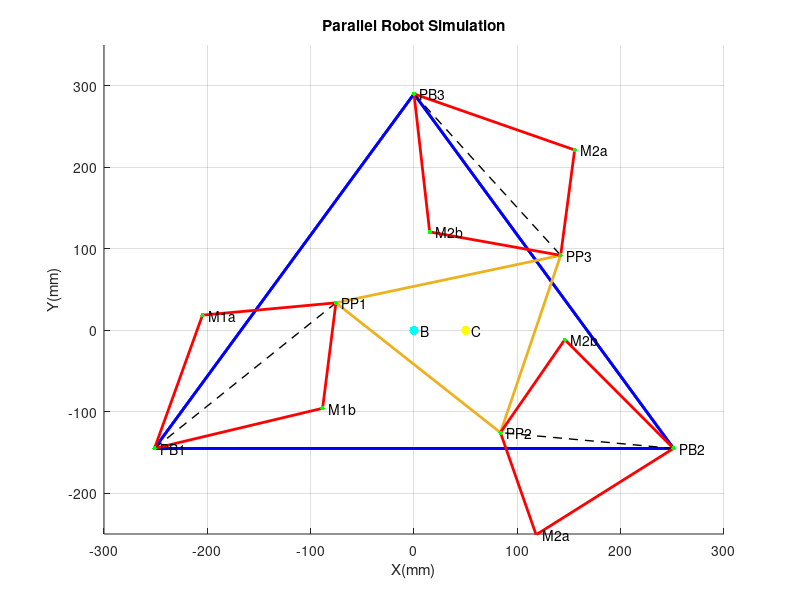

Recreate this plot in MATLAB. (Note: this script raises an error after producing the figure.)
%%%%%%%%%%%%%%%%%%%%%%%%%%%%%%%%%%%%%%%%%%%%%%
%%%%   Robotic Fundamentals Coursework    %%%%
%%%% Programmed by Dong Shichao(12034357) %%%%
%%%%           December 2016              %%%% 
%%%%%%%%%%%%%%%%%%%%%%%%%%%%%%%%%%%%%%%%%%%%%%

clc
clear all
close all

global rad2deg deg2rad inch2mm SA L r_plt r_base Cx Cy Alpha 
global Bx By PB1x PB1y PB2x PB2y PB3x PB3y PP1x PP1y PP2x PP2y PP3x PP3y theta1 theta2 theta3 d1 d2 d3 dmax dmin
global beta1 beta2 beta3 gamma1a gamma1b gamma2a gamma2b gamma3a gamma3b 
global M1ax M1ay M2ax M2ay M3ax M3ay M1bx M1by M2bx M2by M3bx M3by

deg2rad = pi/180; %convert degrees to rads
rad2deg = 180/pi; %convert rads to degrees
inch2mm = 25.4;

%% Program options
PlotLinks = 1;
PlotWorkspace = 0;
executePath = 1;

if (PlotWorkspace==1||executePath~=0)
    PlotLinks = 0;
end
%% Input variables
Cx = 0; % in mm 
Cy = 0; % in mm
Alpha = 0; % angle of platform relative to base

%% Fixed variables
SA = 170; % in mm
L = 130; % in mm
r_plt = 130; % in mm
r_base = 290; % in mm

%% Assign CB as coodinate orgin
Bx = 0; %base center
By = 0; %base center
PB1x = -r_base*cos(30*deg2rad);
PB1y = -r_base*sin(30*deg2rad);
PB2x = r_base*cos(30*deg2rad);
PB2y = -r_base*sin(30*deg2rad);
PB3x = 0;
PB3y = r_base;

%% Derived variables

PP1x = Cx-r_plt*cos((30+Alpha)*deg2rad);
PP1y = Cy-r_plt*sin((30+Alpha)*deg2rad);
PP2x = Cx+r_plt*cos((30-Alpha)*deg2rad);
PP2y = Cy-r_plt*sin((30-Alpha)*deg2rad);
PP3x = Cx-r_plt*sin(Alpha*deg2rad);
PP3y = Cy+r_plt*cos(Alpha*deg2rad);

theta1 = atan2((PP1y-PB1y),(PP1x-PB1x))*rad2deg;
theta2 = 60-(atan2((PP2y-PB2y),(PB2x-PP2x))*rad2deg)+120;
theta3 = 30-(atan2((PB3x-PP3x),(PB3y-PP3y))*rad2deg)+240;

d1 = +sqrt((PP1y-PB1y)^2+(PP1x-PB1x)^2);
d2 = +sqrt((PP2y-PB2y)^2+(PP2x-PB2x)^2);
d3 = +sqrt((PP3y-PB3y)^2+(PP3x-PB3x)^2);

dmax = SA+L;
dmin = SA-L;

%% Solve Inverse Kinematics
if PlotWorkspace ~= 1
    if (d1<=dmax && d1>=dmin && d2<=dmax && d2>=dmin && d3<=dmax && d3>=dmin)
cos_beta1 = ((d1^2)+SA^2-(L^2))/(2*d1*SA); %from cosine law L^2=d1^2+SA^2-2*d1*SA*cos_beta;
sin_beta1 = +sqrt(1-(cos_beta1^2)); % based on sinx^2+cosx^2=1;
beta1 = atan2(sin_beta1,cos_beta1)*rad2deg;
gamma1a = theta1+beta1;
gamma1b = theta1-beta1;
M1ax = PB1x+SA*cos(gamma1a*deg2rad);
M1ay = PB1y+SA*sin(gamma1a*deg2rad);
M1bx = PB1x+SA*cos(gamma1b*deg2rad);
M1by = PB1y+SA*sin(gamma1b*deg2rad);

cos_beta2 = ((d2^2)+SA^2-(L^2))/(2*d2*SA); %from cosine law L^2=d1^2+SA^2-2*d1*SA*cos_beta;
sin_beta2 = +sqrt(1-(cos_beta2^2)); % based on sinx^2+cosx^2=1;
beta2 = atan2(sin_beta2,cos_beta2)*rad2deg;
gamma2a = theta2+beta2;
gamma2b = theta2-beta2;
M2ax = PB2x+SA*cos(gamma2a*deg2rad);
M2ay = PB2y+SA*sin(gamma2a*deg2rad);
M2bx = PB2x+SA*cos(gamma2b*deg2rad);
M2by = PB2y+SA*sin(gamma2b*deg2rad);

cos_beta3 = ((d3^2)+SA^2-(L^2))/(2*d3*SA); %from cosine law L^2=d1^2+SA^2-2*d1*SA*cos_beta;
sin_beta3 = +sqrt(1-(cos_beta3^2)); % based on sinx^2+cosx^2=1;
beta3 = atan2(sin_beta3,cos_beta3)*rad2deg;
gamma3a = theta3+beta3;
gamma3b = theta3-beta3;
M3ax = PB3x+SA*cos(gamma3a*deg2rad);
M3ay = PB3y+SA*sin(gamma3a*deg2rad);
M3bx = PB3x+SA*cos(gamma3b*deg2rad);
M3by = PB3y+SA*sin(gamma3b*deg2rad);

%Verification Process 
%verify if calculatd length of the side of platform are equal with others
plt_side1 = +sqrt((PP1y-PP2y)^2+(PP1x-PP2x)^2); 
plt_side2 = +sqrt((PP2y-PP3y)^2+(PP2x-PP3x)^2); 
plt_side3 = +sqrt((PP3y-PP1y)^2+(PP3x-PP1x)^2);
%verify if calculated L1 is 130
L1a = +sqrt((PP1y-M1ay)^2+(PP1x-M1ax)^2); 
L1b = +sqrt((PP1y-M1by)^2+(PP1x-M1bx)^2); 
L2a = +sqrt((PP2y-M2ay)^2+(PP2x-M2ax)^2); 
L2b = +sqrt((PP2y-M2by)^2+(PP2x-M2bx)^2); 
L3a = +sqrt((PP3y-M3ay)^2+(PP3x-M3ax)^2);
L3b = +sqrt((PP3y-M3by)^2+(PP3x-M3bx)^2); 
    end
end

%Plotting
pltx = [PP1x,PP2x,PP3x];
plty = [PP1y,PP2y,PP3y];
basex = [PB1x,PB2x,PB3x];
basey = [PB1y,PB2y,PB3y];
PB_x = [PB1x,PB2x,PB3x,PB1x];
PB_y = [PB1y,PB2y,PB3y,PB1y];
PP_x = [PP1x,PP2x,PP3x,PP1x];
PP_y = [PP1y,PP2y,PP3y,PP1y];
D1_x = [PB1x,PP1x];
D1_y = [PB1y,PP1y];
D2_x = [PB2x,PP2x];
D2_y = [PB2y,PP2y];
D3_x = [PB3x,PP3x];
D3_y = [PB3y,PP3y];
M1a_x = [PB1x,M1ax,PP1x];
M1a_y = [PB1y,M1ay,PP1y];
M1b_x = [PB1x,M1bx,PP1x];
M1b_y = [PB1y,M1by,PP1y];
M2a_x = [PB2x,M2ax,PP2x];
M2a_y = [PB2y,M2ay,PP2y];
M2b_x = [PB2x,M2bx,PP2x];
M2b_y = [PB2y,M2by,PP2y];
M3a_x = [PB3x,M3ax,PP3x];
M3a_y = [PB3y,M3ay,PP3y];
M3b_x = [PB3x,M3bx,PP3x];
M3b_y = [PB3y,M3by,PP3y];

hold on
grid on;
title ('Parallel Robot Simulation');
ylabel('Y(mm)'),xlabel('X(mm)')
axis([-300 300 -250 350]);

%base = fill(basex,basey,[0.1,0.5,1]);
%set(base,'facealpha',0.9);
%platform = fill(pltx,plty,[0.9,0.4,0]);
%set(platform,'facealpha',0.9);

plot(PB_x,PB_y,'Color','b','LineWidth',2);

if PlotLinks == 1
plot1 = plot(PP_x,PP_y,'LineWidth',2);
plot2 = plot(D1_x,D1_y,'--','Color','k','LineWidth',1);
plot3 = plot(D2_x,D2_y,'--','Color','k','LineWidth',1);
plot4 = plot(D3_x,D3_y,'--','Color','k','LineWidth',1);
plot5 = plot(M1a_x,M1a_y,'Color','r','LineWidth',2);
plot6 = plot(M1b_x,M1b_y,'Color','r','LineWidth',2);
plot7 = plot(M2a_x,M2a_y,'Color','r','LineWidth',2);
plot8 = plot(M2b_x,M2b_y,'Color','r','LineWidth',2);
plot9 = plot(M3a_x,M3a_y,'Color','r','LineWidth',2);
plot10 = plot(M3b_x,M3b_y,'Color','r','LineWidth',2);
plot11 = plot(Bx,By,'.','markersize',20,'Color','c');
plot12 = plot(Cx,Cy,'.','markersize',20,'Color','y');
plot13 = plot(PP1x,PP1y,'.','Color','g','markersize',10);
plot14 = plot(PP2x,PP2y,'.','Color','g','markersize',10);
plot15 = plot(PP3x,PP3y,'.','Color','g','markersize',10);
plot16 = plot(PB1x,PB1y,'.','Color','g','markersize',10);
plot17 = plot(PB2x,PB2y,'.','Color','g','markersize',10);
plot18 = plot(PB3x,PB3y,'.','Color','g','markersize',10);
plot19 = plot(M1ax,M1ay,'.','Color','g','markersize',10);
plot20 = plot(M1bx,M1by,'.','Color','g','markersize',10);
plot21 = plot(M2ax,M2ay,'.','Color','g','markersize',10);
plot22 = plot(M2bx,M2by,'.','Color','g','markersize',10);
plot23 = plot(M3ax,M3ay,'.','Color','g','markersize',10);
plot24 = plot(M3bx,M3by,'.','Color','g','markersize',10);

plot25 = text(Bx,By,'  B  ');
plot26 = text(Cx,Cy,'  C  ');
plot27 = text(PP1x,PP1y,'  PP1  ');
plot28 = text(PP2x,PP2y,'  PP2  ');
plot29 = text(PP3x,PP3y,'  PP3  ');
plot30 = text(PB1x,PB1y,'  PB1  ');
plot31 = text(PB2x,PB2y,'  PB2  ');
plot32 = text(PB3x,PB3y,'  PB3  ');
plot33 = text(M1ax,M1ay,'  M1a  ');
plot34 = text(M1bx,M1by,'  M1b  ');
plot35 = text(M2ax,M2ay,'  M2a  ');
plot36 = text(M2bx,M2by,'  M2b  ');
plot37 = text(M3ax,M3ay,'  M2a  ');
plot38 = text(M3bx,M3by,'  M2b  ');

fprintf('Inputs:\tCx=%.2f\tCy=%.2f\talpha=%.2f\n',Cx,Cy,Alpha)
fprintf('--------------------------------------------------------------------------------------------\n')
fprintf('Solution 1:\tgmma1=%.2f\tM1_x=%.2f\tM1_y=%.2f\n',gamma1a,M1ax,M1ay)
fprintf('Solution 1:\tgmma2=%.2f\tM2_x=%.2f\tM2_y=%.2f\n',gamma2a,M2ax,M2ay)
fprintf('Solution 1:\tgmma3=%.2f\tM3_x=%.2f\tM3_y=%.2f\n',gamma3a,M3ax,M3ay)
fprintf('Solution 2:\tgmma1=%.2f\tM1_x=%.2f\tM1_y=%.2f\n',gamma1b,M1ax,M1by)
fprintf('Solution 2:\tgmma2=%.2f\tM2_x=%.2f\tM2_y=%.2f\n',gamma2b,M2ax,M2by)
fprintf('Solution 2:\tgmma3=%.2f\tM3_x=%.2f\tM3_y=%.2f\n',gamma3b,M3ax,M3by)
else
end


if PlotWorkspace == 1
Spacex = [ ] ;
Spacey = [ ] ;
%Alpha = 10 ;
fprintf('Inputs:\talpha = %.0f\n',Alpha)
text(50,300,'Angle of Rotation: ','Color','red','FontSize',14);
text(270,300,num2str(Alpha),'Color','red','FontSize',14);

for Cx =-200:1:200,
for Cy =-200:1:200,

PP1x = Cx-r_plt*cos((30+Alpha)*deg2rad);
PP1y = Cy-r_plt*sin((30+Alpha)*deg2rad);
PP2x = Cx+r_plt*cos((30-Alpha)*deg2rad);
PP2y = Cy-r_plt*sin((30-Alpha)*deg2rad);
PP3x = Cx-r_plt*sin(Alpha*deg2rad);
PP3y = Cy+r_plt*cos(Alpha*deg2rad);

theta1 = atan2((PP1y-PB1y),(PP1x-PB1x))*rad2deg;
theta2 = 60-(atan2((PP2y-PB2y),(PB2x-PP2x))*rad2deg)+120;
theta3 = 30-(atan2((PB3x-PP3x),(PB3y-PP3y))*rad2deg)+240;

d1 = +sqrt((PP1y-PB1y)^2+(PP1x-PB1x)^2);
d2 = +sqrt((PP2y-PB2y)^2+(PP2x-PB2x)^2);
d3 = +sqrt((PP3y-PB3y)^2+(PP3x-PB3x)^2);

if (d1<=dmax && d1>=dmin && d2<=dmax && d2>=dmin && d3<=dmax && d3>=dmin)

Spacex(end+1) = Cx;
Spacey(end+1) = Cy;

end
end
end

scatter(Spacex,Spacey,20,[0,1,0],'filled');
hold on
end


if executePath == 1

stage_no=500;
t = linspace(0,20*pi,stage_no);
Cx = 50*cos(t);
Cy = 50*sin(t);
%Cx=linspace(-50,50,stage_no);   
%Cy=linspace(-100,100,stage_no);
Alpha=linspace(-45,45,stage_no);
time=1;

total_stage=numel(Cx);
stage=1;

while stage < total_stage+1
    

    PP1x = Cx(stage)-r_plt*cos((30+Alpha(stage))*deg2rad);
    PP1y = Cy(stage)-r_plt*sin((30+Alpha(stage))*deg2rad);
    PP2x = Cx(stage)+r_plt*cos((30-Alpha(stage))*deg2rad);
    PP2y = Cy(stage)-r_plt*sin((30-Alpha(stage))*deg2rad);
    PP3x = Cx(stage)-r_plt*sin(Alpha(stage)*deg2rad);
    PP3y = Cy(stage)+r_plt*cos(Alpha(stage)*deg2rad);

    theta1 = atan2((PP1y-PB1y),(PP1x-PB1x))*rad2deg;
    theta2 = 60-(atan2((PP2y-PB2y),(PB2x-PP2x))*rad2deg)+120;
    theta3 = 30-(atan2((PB3x-PP3x),(PB3y-PP3y))*rad2deg)+240;

    d1 = +sqrt((PP1y-PB1y)^2+(PP1x-PB1x)^2);
    d2 = +sqrt((PP2y-PB2y)^2+(PP2x-PB2x)^2);
    d3 = +sqrt((PP3y-PB3y)^2+(PP3x-PB3x)^2);
    
    cos_beta1 = ((d1^2)+SA^2-(L^2))/(2*d1*SA); %from cosine law L^2=d1^2+SA^2-2*d1*SA*cos_beta;
    sin_beta1 = +sqrt(1-(cos_beta1^2)); % based on sinx^2+cosx^2=1;
    beta1 = atan2(sin_beta1,cos_beta1)*rad2deg;
    gamma1a = theta1+beta1;
    gamma1b = theta1-beta1;
    M1ax = PB1x+SA*cos(gamma1a*deg2rad);
    M1ay = PB1y+SA*sin(gamma1a*deg2rad);
    M1bx = PB1x+SA*cos(gamma1b*deg2rad);
    M1by = PB1y+SA*sin(gamma1b*deg2rad);

    cos_beta2 = ((d2^2)+SA^2-(L^2))/(2*d2*SA); %from cosine law L^2=d1^2+SA^2-2*d1*SA*cos_beta;
    sin_beta2 = +sqrt(1-(cos_beta2^2)); % based on sinx^2+cosx^2=1;
    beta2 = atan2(sin_beta2,cos_beta2)*rad2deg;
    gamma2a = theta2+beta2;
    gamma2b = theta2-beta2;
    M2ax = PB2x+SA*cos(gamma2a*deg2rad);
    M2ay = PB2y+SA*sin(gamma2a*deg2rad);
    M2bx = PB2x+SA*cos(gamma2b*deg2rad);
    M2by = PB2y+SA*sin(gamma2b*deg2rad);

    cos_beta3 = ((d3^2)+SA^2-(L^2))/(2*d3*SA); %from cosine law L^2=d1^2+SA^2-2*d1*SA*cos_beta;
    sin_beta3 = +sqrt(1-(cos_beta3^2)); % based on sinx^2+cosx^2=1;
    beta3 = atan2(sin_beta3,cos_beta3)*rad2deg;
    gamma3a = theta3+beta3;
    gamma3b = theta3-beta3;
    M3ax = PB3x+SA*cos(gamma3a*deg2rad);
    M3ay = PB3y+SA*sin(gamma3a*deg2rad);
    M3bx = PB3x+SA*cos(gamma3b*deg2rad);
    M3by = PB3y+SA*sin(gamma3b*deg2rad);
    
    %Plotting
    pltx = [PP1x,PP2x,PP3x];
    plty = [PP1y,PP2y,PP3y];
    basex = [PB1x,PB2x,PB3x];
    basey = [PB1y,PB2y,PB3y];
    PB_x = [PB1x,PB2x,PB3x,PB1x];
    PB_y = [PB1y,PB2y,PB3y,PB1y];
    PP_x = [PP1x,PP2x,PP3x,PP1x];
    PP_y = [PP1y,PP2y,PP3y,PP1y];
    D1_x = [PB1x,PP1x];
    D1_y = [PB1y,PP1y];
    D2_x = [PB2x,PP2x];
    D2_y = [PB2y,PP2y];
    D3_x = [PB3x,PP3x];
    D3_y = [PB3y,PP3y];
    M1a_x = [PB1x,M1ax,PP1x];
    M1a_y = [PB1y,M1ay,PP1y];
    M1b_x = [PB1x,M1bx,PP1x];
    M1b_y = [PB1y,M1by,PP1y];
    M2a_x = [PB2x,M2ax,PP2x];
    M2a_y = [PB2y,M2ay,PP2y];
    M2b_x = [PB2x,M2bx,PP2x];
    M2b_y = [PB2y,M2by,PP2y];
    M3a_x = [PB3x,M3ax,PP3x];
    M3a_y = [PB3y,M3ay,PP3y];
    M3b_x = [PB3x,M3bx,PP3x];
    M3b_y = [PB3y,M3by,PP3y];

    plot(PB_x,PB_y,'Color','b','LineWidth',2); %static

    plot1 = plot(PP_x,PP_y,'LineWidth',2);
    plot2 = plot(D1_x,D1_y,'--','Color','k','LineWidth',1);
    plot3 = plot(D2_x,D2_y,'--','Color','k','LineWidth',1);
    plot4 = plot(D3_x,D3_y,'--','Color','k','LineWidth',1);
    plot5 = plot(M1a_x,M1a_y,'Color','r','LineWidth',2);
    plot6 = plot(M1b_x,M1b_y,'Color','r','LineWidth',2);
    plot7 = plot(M2a_x,M2a_y,'Color','r','LineWidth',2);
    plot8 = plot(M2b_x,M2b_y,'Color','r','LineWidth',2);
    plot9 = plot(M3a_x,M3a_y,'Color','r','LineWidth',2);
    plot10 = plot(M3b_x,M3b_y,'Color','r','LineWidth',2);
    plot11 = plot(Bx,By,'.','markersize',20,'Color','c');
    plot12 = plot(Cx(stage),Cy(stage),'.','markersize',20,'Color','y');
    plot13 = plot(PP1x,PP1y,'.','Color','g','markersize',10);
    plot14 = plot(PP2x,PP2y,'.','Color','g','markersize',10);
    plot15 = plot(PP3x,PP3y,'.','Color','g','markersize',10);
    plot16 = plot(PB1x,PB1y,'.','Color','g','markersize',10);
    plot17 = plot(PB2x,PB2y,'.','Color','g','markersize',10);
    plot18 = plot(PB3x,PB3y,'.','Color','g','markersize',10);
    plot19 = plot(M1ax,M1ay,'.','Color','g','markersize',10);
    plot20 = plot(M1bx,M1by,'.','Color','g','markersize',10);
    plot21 = plot(M2ax,M2ay,'.','Color','g','markersize',10);
    plot22 = plot(M2bx,M2by,'.','Color','g','markersize',10);
    plot23 = plot(M3ax,M3ay,'.','Color','g','markersize',10);
    plot24 = plot(M3bx,M3by,'.','Color','g','markersize',10);

    plot25 = text(Bx,By,'  B  ');
    plot26 = text(Cx(stage),Cy(stage),'  C  ');
    plot27 = text(PP1x,PP1y,'  PP1  ');
    plot28 = text(PP2x,PP2y,'  PP2  ');
    plot29 = text(PP3x,PP3y,'  PP3  ');
    plot30 = text(PB1x,PB1y,'  PB1  ');
    plot31 = text(PB2x,PB2y,'  PB2  ');
    plot32 = text(PB3x,PB3y,'  PB3  ');
    plot33 = text(M1ax,M1ay,'  M1a  ');
    plot34 = text(M1bx,M1by,'  M1b  ');
    plot35 = text(M2ax,M2ay,'  M2a  ');
    plot36 = text(M2bx,M2by,'  M2b  ');
    plot37 = text(M3ax,M3ay,'  M2a  ');
    plot38 = text(M3bx,M3by,'  M2b  ');
    
    drawnow

    stage=stage+1;
    delay(time/(total_stage-1));

    if stage==total_stage+1
    
    else
    delete(plot1);
    delete(plot2);
    delete(plot3);
    delete(plot4);
    delete(plot5);
    delete(plot6);
    delete(plot7);
    delete(plot8);
    delete(plot9);
    delete(plot10);
    delete(plot11);
    delete(plot12);
    delete(plot13);
    delete(plot14);
    delete(plot15);
    delete(plot16);
    delete(plot17);
    delete(plot18);
    delete(plot19);
    delete(plot20);
    delete(plot21);
    delete(plot22);
    delete(plot23);
    delete(plot24);
    delete(plot25);
    delete(plot26);
    delete(plot27);
    delete(plot28);
    delete(plot29);
    delete(plot30);
    delete(plot31);
    delete(plot32);
    delete(plot33);
    delete(plot34);
    delete(plot35);
    delete(plot36);
    delete(plot37);
    delete(plot38); 
    end
end
end




